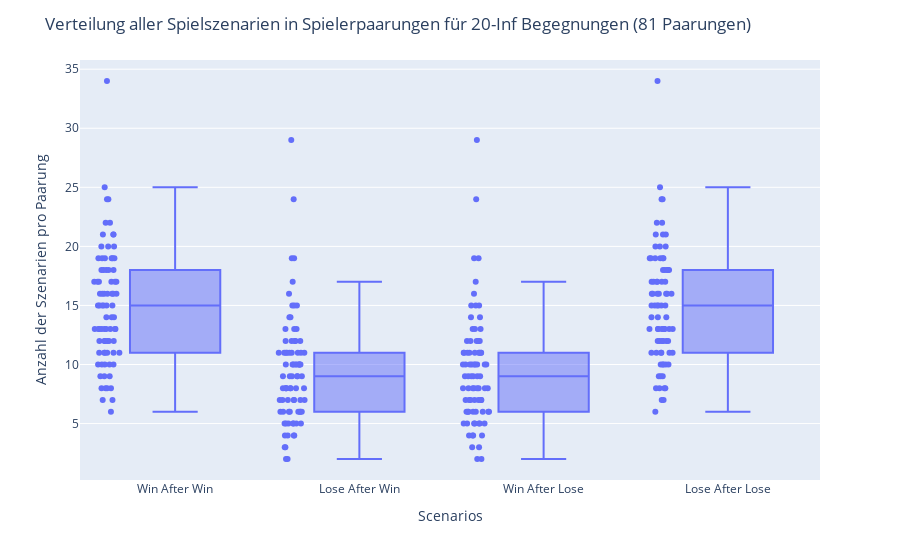

Notebook cell for this chart:
### Markdown cell above
#### Visualisierung 20+

### Code cell
visualize_player_scenarios(analysis_20_inf, '20-Inf'), visualize_player_scenarios(analysis_6_inf, '6-Inf')

### Figure 1 — Plotly figure (JSON) as saved in the notebook; plotly's stock layout.template omitted (floating-point values rounded to 4 significant figures; data arrays with more than 128 entries replaced by an {"elided": "..."} marker saying what was removed)
{"data": [{"alignmentgroup": "True", "boxpoints": "all", "hovertemplate": "variable=%{x}<br>value=%{y}<extra></extra>", "legendgroup": "", "marker": {"color": "#636efa"}, "name": "", "notched": false, "offsetgroup": "", "orientation": "v", "showlegend": false, "type": "box", "x": {"elided": "324 str values"}, "x0": " ", "xaxis": "x", "y": {"elided": "324 int values"}, "y0": " ", "yaxis": "y"}], "layout": {"boxmode": "group", "legend": {"tracegroupgap": 0}, "margin": {"t": 60}, "title": {"text": "Verteilung aller Spielszenarien in Spielerpaarungen für 20-Inf Begegnungen (81 Paarungen)"}, "xaxis": {"anchor": "y", "domain": [0, 1], "title": {"text": "Scenarios"}}, "yaxis": {"anchor": "x", "domain": [0, 1], "title": {"text": "Anzahl der Szenarien pro Paarung"}}}}
